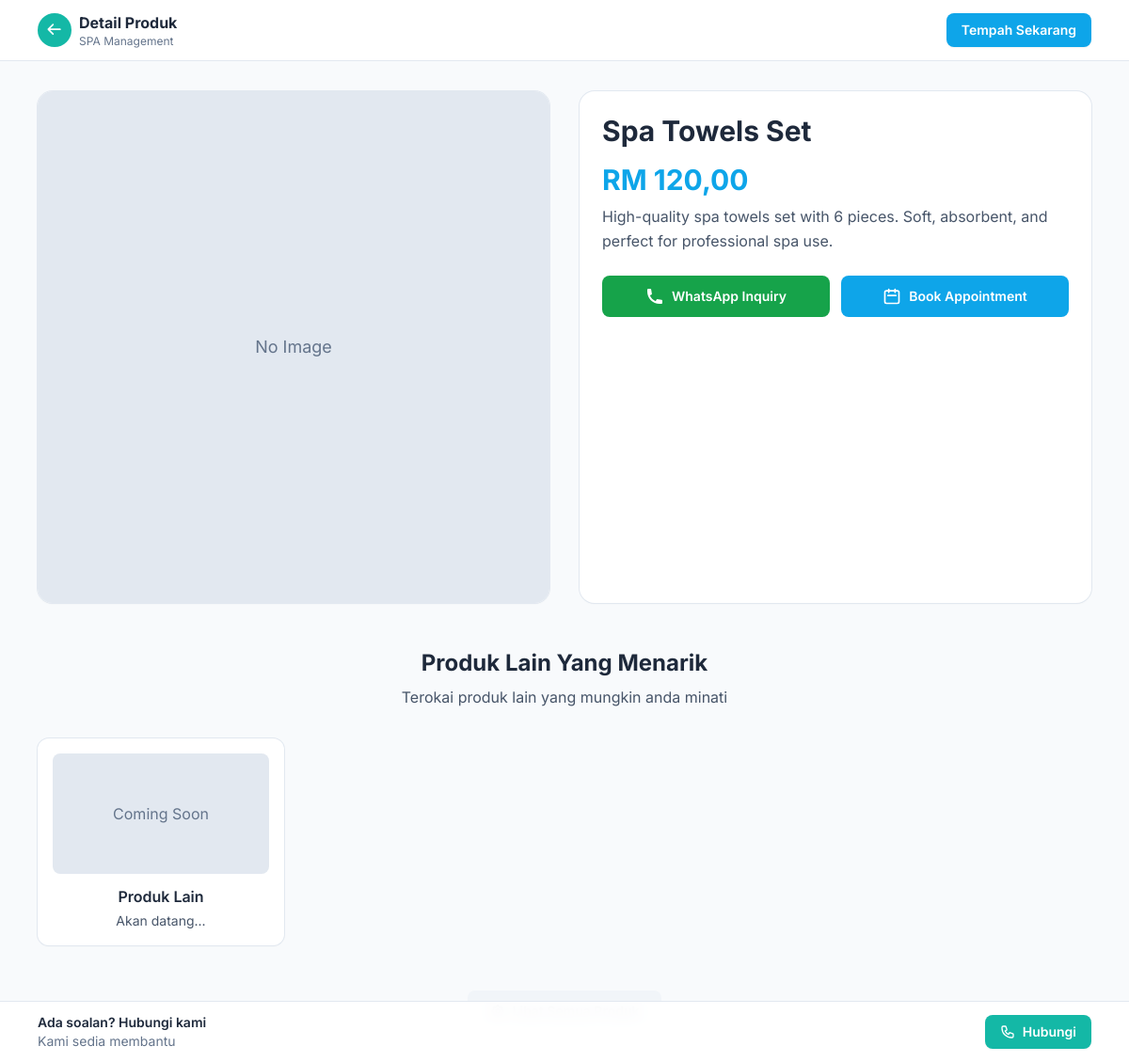
The page /product_shop/detail/4 on the database its author committed.
### tables this page shows
CREATE TABLE IF NOT EXISTS `products` (
  `id` int unsigned NOT NULL AUTO_INCREMENT,
  `name` varchar(255) NOT NULL,
  `description` text,
  `price` decimal(10,2) NOT NULL,
  `currency` varchar(10) NOT NULL DEFAULT 'RM',
  `image_url` varchar(255) DEFAULT NULL,
  `is_active` tinyint(1) NOT NULL DEFAULT '1',
  `display_order` int unsigned NOT NULL DEFAULT '0',
  `created_at` datetime NOT NULL DEFAULT CURRENT_TIMESTAMP,
  `updated_at` datetime NOT NULL DEFAULT CURRENT_TIMESTAMP ON UPDATE CURRENT_TIMESTAMP,
  PRIMARY KEY (`id`),
  KEY `idx_products_active` (`is_active`),
  KEY `idx_products_order` (`display_order`)
);

### application/controllers/Product_shop.php (called while the page is built, shortened)
<?php
class Product_shop extends CI_Controller {
    public function __construct() {
        $this->load->model('Product_model');
        $this->load->model('Ad_model');
        $this->load->model('Settings_model');
        $this->load->helper('url');
    }
    public function detail($id = null) {
        $product = $this->Product_model->get_product_by_id($id);
        $active_ads = $this->Ad_model->get_active_ads();
        $slider_interval = $this->Settings_model->get('ad_slider_interval', 2);
        $data = [
            'title' => htmlspecialchars($product['name']) . ' - Product Detail',
            'product' => $product,
            'active_ads' => $active_ads,
            'slider_interval' => (int)$slider_interval * 1000,
        ];
        $this->load->view('product_detail', $data);
    }
}
?>

### index.php (called while the page is built, shortened)
<?php
require_once BASEPATH.'core/CodeIgniter.php';

### application/models/Product_model.php (called while the page is built, shortened)
<?php
class Product_model extends CI_Model {
    public $table = 'products';
    public function get_product_by_id($id) {
        $this->db->where('id', $id);
        $query = $this->db->get($this->table);
        return $query->row_array();
    }
}
?>

### application/views/product_detail.php (the view, shortened to what this page needs)
<!DOCTYPE html>
<html lang="id">
<head>
  <script src="https://cdn.tailwindcss.com"></script>
</head>
<body class="bg-slate-50">
  <header class="sticky top-0 z-30 bg-white/90 backdrop-blur border-b border-slate-200">
    <div class="mx-auto max-w-6xl px-4 py-3 flex items-center justify-between">
      <div class="flex items-center gap-2">
        <a href="<?= site_url(); ?>" class="inline-flex h-9 w-9 items-center justify-center rounded-full bg-teal-500 text-white hover:bg-teal-600">
          <svg xmlns="http://www.w3.org/2000/svg" class="h-5 w-5" viewBox="0 0 24 24" fill="currentColor"><path d="M10.707 4.293a1 1 0 010 1.414L6.414 10H19a1 1 0 110 2H6.414l4.293 4.293a1 1 0 01-1.414 1.414l-6-6a1 1 0 010-1.414l6-6a1 1 0 011.414 0z"/></svg>
        </a>
        <div>
          <div class="text-base font-bold text-slate-800">Detail Produk</div>
          <div class="text-xs text-slate-500">SPA Management</div>
        </div>
      </div>
      <a href="<?= site_url('booking/form'); ?>" class="hidden sm:inline-flex items-center rounded-lg bg-primary px-4 py-2 text-sm font-semibold text-white shadow-sm hover:bg-sky-600">
        Tempah Sekarang
      </a>
    </div>
  </header>
  <main class="mx-auto max-w-6xl px-4 py-8">
    <?php if (!empty($product)): ?>
      <div class="grid grid-cols-1 lg:grid-cols-2 gap-8 mb-12">
        <div class="bg-white rounded-2xl overflow-hidden shadow-sm ring-1 ring-slate-200">
          <div class="aspect-square overflow-hidden">
            <?php if (!empty($product['image_url'])): ?>
              <img
                src="<?= base_url($product['image_url']); ?>"
                alt="<?= htmlspecialchars($product['name']); ?>"
                class="w-full h-full object-cover product-image cursor-pointer"
                onclick="openWhatsApp('<?= htmlspecialchars($product['name']); ?>', '<?= number_format($product['price'], 2); ?>', '<?= htmlspecialchars($product['currency']); ?>')"
              >
            <?php else: ?>
              <div class="w-full h-full bg-slate-200 flex items-center justify-center cursor-pointer" onclick="openWhatsApp('<?= htmlspecialchars($product['name']); ?>', '<?= number_format($product['price'], 2); ?>', '<?= htmlspecialchars($product['currency']); ?>')">
                <span class="text-slate-500 text-lg">No Image</span>
              </div>
            <?php endif; ?>
          </div>
        </div>
        <div class="bg-white rounded-2xl p-6 shadow-sm ring-1 ring-slate-200">
          <div class="mb-4">
            <h1 class="text-2xl md:text-3xl font-bold text-slate-800 mb-2"><?= htmlspecialchars($product['name']); ?></h1>
          </div>
          <div class="mb-6">
            <div class="text-3xl font-bold text-primary mb-2">
              <?= htmlspecialchars($product['currency']); ?> <?= number_format($product['price'], 2, ',', '.'); ?>
            </div>
            <?php if (!empty($product['description'])): ?>
              <div class="text-slate-600 leading-relaxed">
                <?= nl2br(htmlspecialchars($product['description'])); ?>
              </div>
            <?php endif; ?>
          </div>
          <div class="flex flex-col sm:flex-row gap-3">
            <button
              onclick="openWhatsApp('<?= htmlspecialchars($product['name']); ?>', '<?= number_format($product['price'], 2); ?>', '<?= htmlspecialchars($product['currency']); ?>')"
              class="flex-1 inline-flex items-center justify-center rounded-lg bg-green-600 px-6 py-3 text-sm font-semibold text-white hover:bg-green-700 transition-colors"
            >
              <svg class="w-5 h-5 mr-2" fill="currentColor" viewBox="0 0 20 20">
                <path d="M2 3a1 1 0 011-1h2.153a1 1 0 01.986.836l.74 4.435a1 1 0 01-.54 1.06l-1.548.773a11.037 11.037 0 006.105 6.105l.774-1.548a1 1 0 011.059-.54l4.435.74a1 1 0 01.836.986V17a1 1 0 01-1 1h-2C7.82 18 2 12.18 2 5V3z"/>
              </svg>
              WhatsApp Inquiry
            </button>
            <a
              href="<?= site_url('booking/form'); ?>"
              class="flex-1 inline-flex items-center justify-center rounded-lg bg-primary px-6 py-3 text-sm font-semibold text-white hover:bg-sky-600 transition-colors"
            >
              <svg class="w-5 h-5 mr-2" fill="none" stroke="currentColor" viewBox="0 0 24 24">
                <path stroke-linecap="round" stroke-linejoin="round" stroke-width="2" d="M8 7V3m8 4V3m-9 8h10M5 21h14a2 2 0 002-2V7a2 2 0 00-2-2H5a2 2 0 00-2 2v12a2 2 0 002 2z"/>
              </svg>
              Book Appointment
            </a>
          </div>
        </div>
      </div>
      <section class="mb-12">
        <div class="text-center mb-8">
          <h2 class="text-2xl font-bold text-slate-800 mb-2">Produk Lain Yang Menarik</h2>
          <p class="text-slate-600">Terokai produk lain yang mungkin anda minati</p>
        </div>
        <div class="grid grid-cols-1 sm:grid-cols-2 lg:grid-cols-4 gap-6">
          <div class="bg-white rounded-xl p-4 shadow-sm ring-1 ring-slate-200 text-center">
            <div class="w-full h-32 bg-slate-200 rounded-lg mb-3 flex items-center justify-center">
              <span class="text-slate-500">Coming Soon</span>
            </div>
            <h3 class="font-semibold text-slate-800 mb-1">Produk Lain</h3>
            <p class="text-sm text-slate-600">Akan datang...</p>
          </div>
        </div>
      </section>
    <?php endif; ?>
    <div class="text-center">
      <a href="<?= site_url('products'); ?>" class="inline-flex items-center rounded-lg bg-slate-100 px-6 py-3 text-sm font-semibold text-slate-700 hover:bg-slate-200">
      </a>
    </div>
  </main>
  <div class="fixed inset-x-0 bottom-0 z-30 border-t border-slate-200 bg-white/95 backdrop-blur">
    <div class="mx-auto max-w-6xl px-4 py-3 flex items-center">
      <div class="flex-1 text-sm">
        <div class="font-semibold text-slate-800">Ada soalan? Hubungi kami</div>
        <div class="text-slate-500">Kami sedia membantu</div>
      </div>
      <a href="tel:+60380619349" class="inline-flex items-center rounded-lg bg-brand px-4 py-2 text-sm font-semibold text-white shadow-sm hover:bg-teal-600">
        Hubungi
      </a>
    </div>
  </div>
</body>
</html>

### application/views/product_detail.php (style rules this page uses)
html, body { font-family: 'Inter', system-ui, -apple-system, Segoe UI, Roboto, Arial, 'Helvetica Neue', sans-serif; }

### rows shown on the page
products: name "Spa Towels Set", currency "RM", price "120,00", description "High-quality spa towels set with 6 pieces. Soft, absorbent, and perfect for professional spa use."
